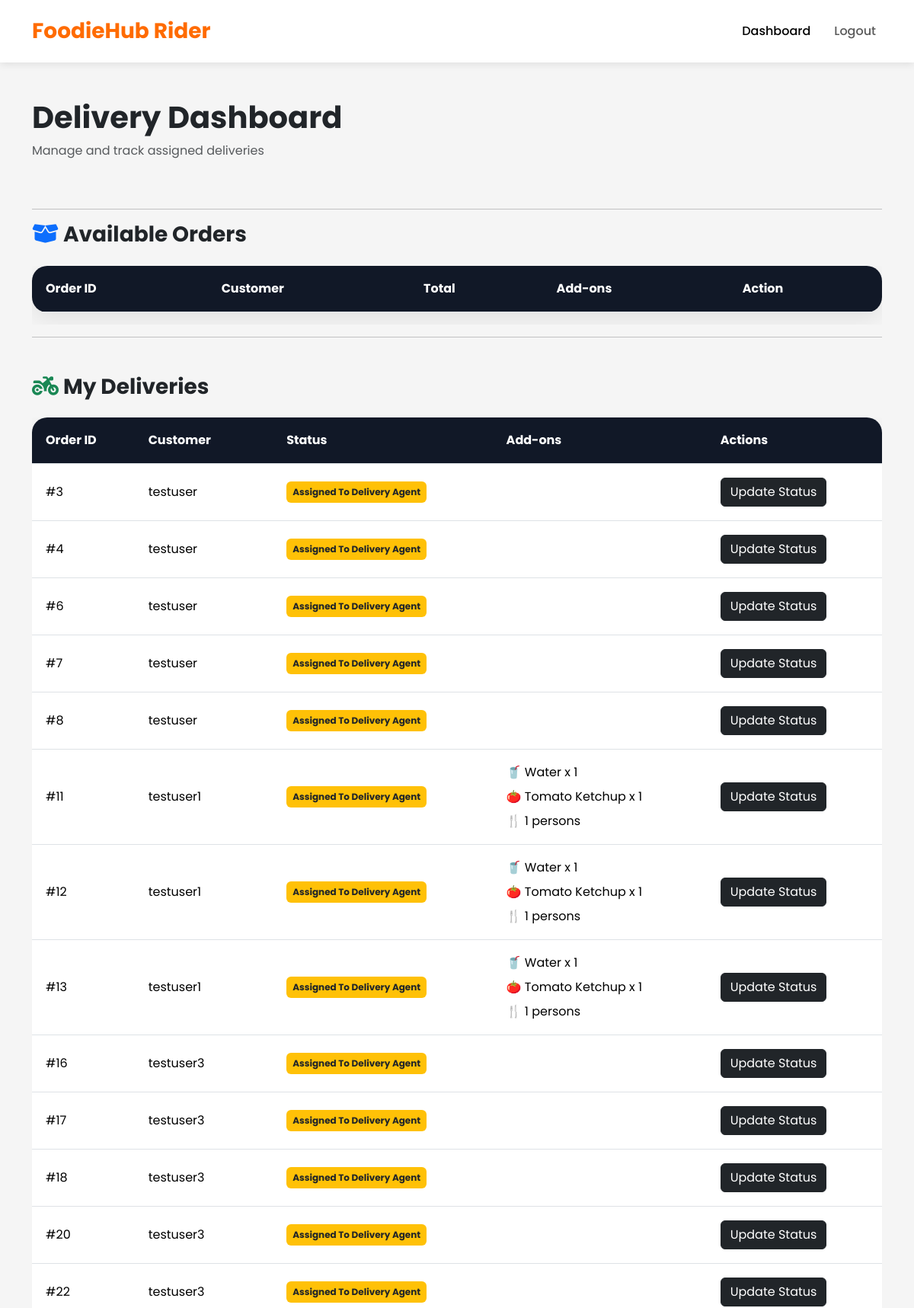
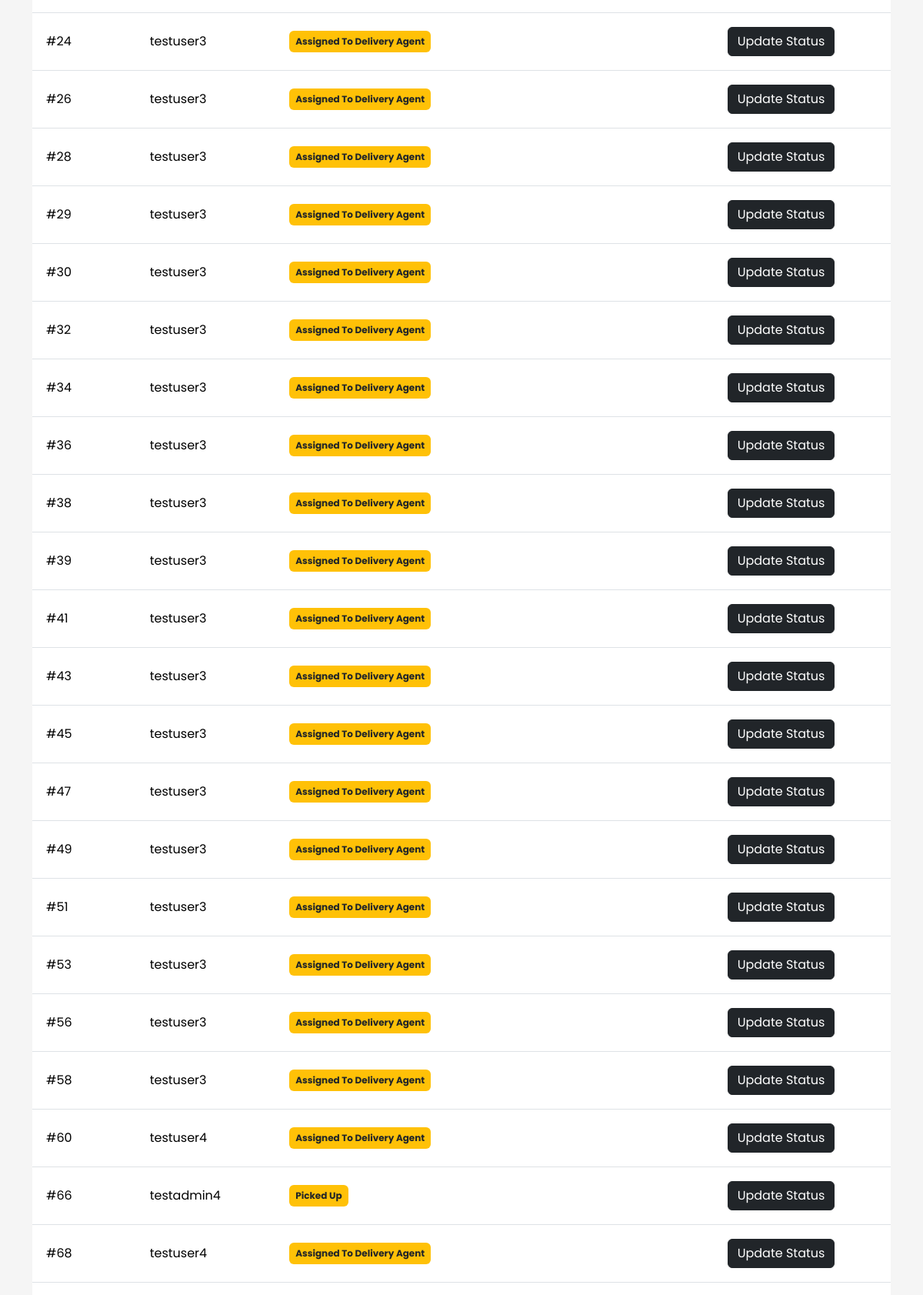
Page /delivery/dashboard.php (signed in, upper part) on the committed database (2 pictures, top to bottom).
### tables this page shows
CREATE TABLE `orders` (
  `id` int(11) NOT NULL,
  `user_id` int(11) DEFAULT NULL,
  `total_amount` decimal(10,2) DEFAULT NULL,
  `payment_method` varchar(50) DEFAULT NULL,
  `payment_status` varchar(50) DEFAULT NULL,
  `order_status` varchar(50) DEFAULT NULL,
  `delivery_agent_id` int(11) DEFAULT NULL,
  `created_at` timestamp NOT NULL DEFAULT current_timestamp(),
  `tracking_status` varchar(100) DEFAULT 'Order Placed',
  `cutlery_persons` int(11) NOT NULL,
  `sauce_type` varchar(255) NOT NULL,
  `sauce_quantity` int(11) NOT NULL,
  `beverage_type` varchar(255) NOT NULL,
  `beverage_quantity` int(11) NOT NULL,
  `addon_charges` int(11) NOT NULL,
  `estimated_delivery` varchar(50) DEFAULT NULL,
  `address` varchar(255) DEFAULT NULL,
  `phone` varchar(20) DEFAULT NULL,
  `latitude` varchar(50) DEFAULT NULL,
  `longitude` varchar(50) DEFAULT NULL,
  `side_type` varchar(255) DEFAULT NULL
);

CREATE TABLE `users` (
  `id` int(11) NOT NULL,
  `name` varchar(100) DEFAULT NULL,
  `email` varchar(100) DEFAULT NULL,
  `password` varchar(255) DEFAULT NULL,
  `role` enum('user','admin','delivery') DEFAULT NULL,
  `phone` varchar(20) DEFAULT NULL,
  `address` text DEFAULT NULL,
  `created_at` timestamp NOT NULL DEFAULT current_timestamp(),
  `vehicle_number` varchar(50) DEFAULT NULL
);

### delivery/dashboard.php (the view, shortened to what this page needs)
<?php
include '../includes/db.php';
$delivery_id = $_SESSION['user_id'];
$my_orders = $conn->query(
    "SELECT orders.*,
            users.name
     FROM orders
     JOIN users
     ON orders.user_id = users.id
     WHERE delivery_agent_id = $delivery_id"
);
?>
<!DOCTYPE html>
<html>
<head>
<link href="https://cdn.jsdelivr.net/npm/bootstrap@5.3.3/dist/css/bootstrap.min.css"
rel="stylesheet">
<link rel="stylesheet"
href="https://cdnjs.cloudflare.com/ajax/libs/font-awesome/6.6.0/css/all.min.css">
<link rel="stylesheet"
href="../assets/css/style.css">
</head>
<body>
<nav class="navbar navbar-expand-lg sticky-top">
<div class="container">
<a class="navbar-brand"
href="#">
FoodieHub Rider
</a>
<div class="collapse navbar-collapse"
id="navMenu">
<ul class="navbar-nav ms-auto align-items-center">
<li class="nav-item">
<a class="nav-link active"
href="dashboard.php">
Dashboard
</a>
</li>
<li class="nav-item">
<a class="nav-link"
href="../logout.php">
Logout
</a>
</li>
</ul>
</div>
</div>
</nav>
<div class="container py-5">
<div class="d-flex justify-content-between align-items-center mb-5">
<div>
<h1 class="fw-bold">
Delivery Dashboard
</h1>
<p class="text-muted">
Manage and track assigned deliveries
</p>
</div>
</div>
<hr>
<h3 class="fw-bold mb-4">
<i class="fa-solid fa-box-open text-primary"></i>
Available Orders
</h3>
<div class="table-responsive">
<table class="table modern-table align-middle">
<tr>
<th>Order ID</th>
<th>Customer</th>
<th>Total</th>
<th>Add-ons</th>
<th>Action</th>
</tr>
</table>
</div>
<hr>
<h3 class="fw-bold mb-4 mt-5">
<i class="fa-solid fa-motorcycle text-success"></i>
My Deliveries
</h3>
<div class="table-responsive">
<table class="table modern-table align-middle">
<tr>
<th>Order ID</th>
<th>Customer</th>
<th>Status</th>
<th>Add-ons</th>
<th>Actions</th>
</tr>
<?php while($row = $my_orders->fetch_assoc()) { ?>
<tr>
<td>
#<?php echo $row['id']; ?>
</td>
<td>
<?php echo $row['name']; ?>
</td>
<td>
<span class="badge bg-warning text-dark p-2">
<?php echo $row['tracking_status']; ?>
</span>
</td>
<td>
<?php if($row['beverage_quantity'] > 0) { ?>
<div class="mb-2">
🥤
<?php echo $row['beverage_type']; ?>
x <?php echo $row['beverage_quantity']; ?>
</div>
<?php } ?>
<?php if($row['sauce_quantity'] > 0) { ?>
<div class="mb-2">
🍅
<?php echo $row['sauce_type']; ?>
x <?php echo $row['sauce_quantity']; ?>
</div>
<?php } ?>
<?php if($row['cutlery_persons'] > 0) { ?>
<div>
🍴
<?php echo $row['cutlery_persons']; ?> persons
</div>
<?php } ?>
</td>
<td>
<a href="update-delivery.php?id=<?php echo $row['id']; ?>"
class="btn btn-dark">
Update Status
</a>
</td>
</tr>
<?php } ?>
</table>
</div>
</div>
</body>
</html>

### assets/css/style.css (style rules this page uses)
:root { --primary:#ff6b00; --secondary:#ffb700; --dark:#121212; --light:#f8f9fa; --white:#ffffff; --gray:#6c757d; --success:#28a745; --danger:#dc3545; }
* { margin:0; padding:0; box-sizing:border-box; font-family:'Poppins',sans-serif; }
body { background:#f5f5f5; overflow-x:hidden; }
.navbar { background:var(--white); box-shadow:0 2px 10px rgba(0,0,0,0.1); padding:15px 30px; }
.navbar-brand { font-size:28px; font-weight:700; color:var(--primary)!important; }
.nav-link { font-weight:500; margin-left:15px; transition:0.3s; }
.modern-table { background:white; border-radius:20px; overflow:hidden; box-shadow:0 10px 30px rgba(0,0,0,0.08); }
.modern-table th { background:#111827; color:white; padding:18px; }
.modern-table td { padding:18px; vertical-align:middle; }

### rows in the picture
orders: id "3", user.name "testuser", tracking_status "Assigned To Delivery Agent"
orders: id "4", user.name "testuser", tracking_status "Assigned To Delivery Agent"
orders: id "6", user.name "testuser", tracking_status "Assigned To Delivery Agent"
orders: id "7", user.name "testuser", tracking_status "Assigned To Delivery Agent"
orders: id "8", user.name "testuser", tracking_status "Assigned To Delivery Agent"
orders: id "11", user.name "testuser1", tracking_status "Assigned To Delivery Agent", beverage_type "Water", beverage_quantity "1", sauce_type "Tomato Ketchup", sauce_quantity "1", cutlery_persons "1"
orders: id "12", user.name "testuser1", tracking_status "Assigned To Delivery Agent", beverage_type "Water", beverage_quantity "1", sauce_type "Tomato Ketchup", sauce_quantity "1", cutlery_persons "1"
orders: id "13", user.name "testuser1", tracking_status "Assigned To Delivery Agent", beverage_type "Water", beverage_quantity "1", sauce_type "Tomato Ketchup", sauce_quantity "1", cutlery_persons "1"
orders: id "16", user.name "testuser3", tracking_status "Assigned To Delivery Agent"
orders: id "17", user.name "testuser3", tracking_status "Assigned To Delivery Agent"
orders: id "18", user.name "testuser3", tracking_status "Assigned To Delivery Agent"
orders: id "20", user.name "testuser3", tracking_status "Assigned To Delivery Agent"
orders: id "22", user.name "testuser3", tracking_status "Assigned To Delivery Agent"
orders: id "24", user.name "testuser3", tracking_status "Assigned To Delivery Agent"
orders: id "26", user.name "testuser3", tracking_status "Assigned To Delivery Agent"
orders: id "28", user.name "testuser3", tracking_status "Assigned To Delivery Agent"
orders: id "29", user.name "testuser3", tracking_status "Assigned To Delivery Agent"
orders: id "30", user.name "testuser3", tracking_status "Assigned To Delivery Agent"
orders: id "32", user.name "testuser3", tracking_status "Assigned To Delivery Agent"
orders: id "34", user.name "testuser3", tracking_status "Assigned To Delivery Agent"
orders: id "36", user.name "testuser3", tracking_status "Assigned To Delivery Agent"
orders: id "38", user.name "testuser3", tracking_status "Assigned To Delivery Agent"
orders: id "39", user.name "testuser3", tracking_status "Assigned To Delivery Agent"
orders: id "41", user.name "testuser3", tracking_status "Assigned To Delivery Agent"
orders: id "43", user.name "testuser3", tracking_status "Assigned To Delivery Agent"
orders: id "45", user.name "testuser3", tracking_status "Assigned To Delivery Agent"
orders: id "47", user.name "testuser3", tracking_status "Assigned To Delivery Agent"
orders: id "49", user.name "testuser3", tracking_status "Assigned To Delivery Agent"
orders: id "51", user.name "testuser3", tracking_status "Assigned To Delivery Agent"
orders: id "53", user.name "testuser3", tracking_status "Assigned To Delivery Agent"
orders: id "56", user.name "testuser3", tracking_status "Assigned To Delivery Agent"
orders: id "58", user.name "testuser3", tracking_status "Assigned To Delivery Agent"
orders: id "60", user.name "testuser4", tracking_status "Assigned To Delivery Agent"
orders: id "66", user.name "testadmin4", tracking_status "Picked Up"
orders: id "68", user.name "testuser4", tracking_status "Assigned To Delivery Agent"
